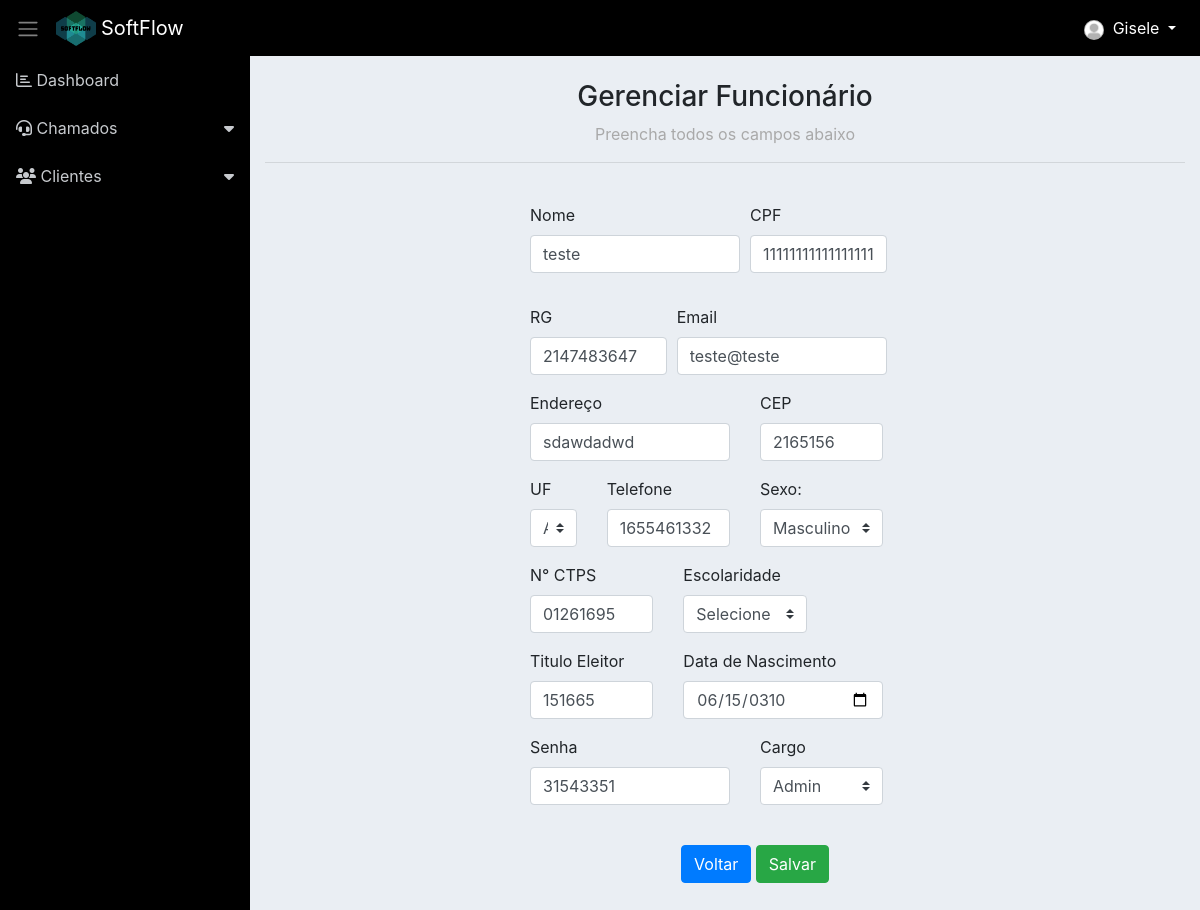
The page /form_funcionario.php?id=24 (signed in) on the database its author committed.
### tables this page shows
CREATE TABLE `funcionario` (
  `id` int(11) NOT NULL,
  `nome` varchar(114) NOT NULL,
  `cpf` varchar(115) NOT NULL,
  `rg` int(30) NOT NULL,
  `nascimento` varchar(30) NOT NULL,
  `email` varchar(115) NOT NULL,
  `endereco` varchar(150) NOT NULL,
  `cep` int(50) NOT NULL,
  `estado` varchar(50) NOT NULL,
  `telefone` int(10) NOT NULL,
  `tituloEleitor` varchar(115) NOT NULL,
  `escolaridade` varchar(115) NOT NULL,
  `ctps` varchar(115) NOT NULL,
  `sexo` varchar(30) NOT NULL,
  `senha` varchar(115) NOT NULL,
  `id_cargo` int(11) NOT NULL,
  `created` varchar(255) DEFAULT NULL
);

### classes/Model.php (called while the page is built, shortened)
<?php
require_once 'Conn.php';
class Model
{
	protected $tabela;
	protected $class;
	protected $db;
    public function __construct()
    {
        $conn = new Conn();
        $this->db = $conn->getConn();
    }
    public function listar()
    {
    	$sql = "SELECT * FROM {$this->tabela}";
    	$stmt = $this->db->prepare($sql);
    	$stmt->setFetchMode(PDO::FETCH_CLASS, $this->class);
    	$stmt->execute();
    	return $stmt->fetchAll();
    }
    public function get($id)
    {
    	$sql = "SELECT * FROM {$this->tabela} WHERE id = {$id}";
    	$stmt = $this->db->prepare($sql);
    	$stmt->setFetchMode(PDO::FETCH_CLASS, $this->class);
    	$stmt->execute();
    	return $stmt->fetch();
    }
}

### classes/Conn.php (called while the page is built)
<?php
class Conn {
    public static $Host = "localhost";
    public static $User = "root";
    public static $Pass = "";
    public static $Dbname = "sistema_informatica_pi";
    private static $Connect = null;
    private static function Conectar() {
        try {
            if(self::$Connect == null):
                self::$Connect = new PDO('mysql:host=' . self::$Host .';dbname='.self::$Dbname, self::$User, self::$Pass);
            endif;
        } catch (Exception $ex) {
            echo 'Mensagem: ' . $ex->getMessage();
            die;
        }
        return self::$Connect;
    }
    public function getConn() {
        return self::Conectar();
    }
}

### classes/FuncionarioDAO.php (called while the page is built, shortened)
<?php
require_once 'Model.php';
class FuncionarioDAO extends Model
{
    public function __construct() {
    	$this->tabela = 'funcionario';
    	$this->class = 'Funcionario';
    }
}

### classes/Funcionario.php (called while the page is built, shortened)
<?php
class Funcionario
{
	private $id;
	private $nome;
	private $cpf;
    private $rg;
    private $nascimento;
    private $email;
    private $endereco;
    private $cep;
	private $telefone;
	private $tituloEleitor;
    private $ctps;
    private $sexo;
	private $senha;
    public function getId()
    {
        return $this->id;
    }
    public function getNome()
    {
        return $this->nome;
    }
    public function getCpf()
    {
        return $this->cpf;
    }
    public function getEmail()
    {
        return $this->email;
    }
    public function getCep()
    {
        return $this->cep;
    }
    public function getTelefone()
    {
        return $this->telefone;
    }
    public function getTituloEleitor()
    {
        return $this->tituloEleitor;
    }
    public function getCtps()
    {
        return $this->ctps;
    }
    public function getSexo()
    {
        return $this->sexo;
    }
    public function getSenha()
    {
        return $this->senha;
    }
    public function getRg()
    {
        return $this->rg;
    }
    public function getEndereco()
    {
        return $this->endereco;
    }
    public function getNascimento()
    {
        return $this->nascimento;
    }
}

### classes/EstadosDAO.php (called while the page is built, shortened)
<?php
require_once 'Model.php';
class EstadosDAO extends Model
{
    public function __construct() {
    	$this->tabela = 'estados';
    	$this->class = 'Estados';
    }
}

### classes/Estados.php (called while the page is built, shortened)
<?php
class Estados
{
	private $uf;
	private $nome;
    public function getUf()
    {
        return $this->uf;
    }
    public function getNome()
    {
        return $this->nome;
    }
}

### classes/CargosDAO.php (called while the page is built, shortened)
<?php
require_once 'Model.php';
class CargosDAO extends Model
{
    public function __construct() {
    	$this->tabela = 'cargos';
    	$this->class = 'Cargos';
    }
}

### classes/Cargos.php (called while the page is built, shortened)
<?php
class Cargos
{
	private $id;
	private $nome;
    public function getId()
    {
        return $this->id;
    }
    public function getNome()
    {
        return $this->nome;
    }
}

### form_funcionario.php (the view, shortened to what this page needs)
<?php include './layout/header.php'; ?>
<?php include './layout/menu.php'; ?>
<?php
	require 'classes/Funcionario.php';
	require 'classes/FuncionarioDAO.php';
    require 'classes/Estados.php';
    require 'classes/EstadosDAO.php';
    require 'classes/Cargos.php';
    require 'classes/CargosDAO.php';
	$funcionario = new Funcionario();
    $estadosDAO = new EstadosDAO();
    $estados = $estadosDAO->listar();
    $cargosDAO = new CargosDAO();
    $cargos = $cargosDAO->listar();
	if(isset($_GET['id']) && $_GET['id'] != ''){
		$id = $_GET['id'];
		$funcionarioDAO = new FuncionarioDAO();
		$funcionario = $funcionarioDAO->get($id);
	}
?>
<div class="container">
<br>
    <div class="h3topo" style="text-align: center;">
        <h3>Gerenciar Funcionário</h3>
        <spam>Preencha todos os campos abaixo</spam>
    </div>
    <hr>
    <br>
    <div class=" col funcionario">
        <form action="controle_funcionario.php?acao=<?= ($funcionario->getId() != '' ? 'editar' : 'cadastrar') ?>" method="post">
            <div class="form-row">
                <div class="form-group col-md-6">
                <div class="form-group">
                    <label for="nome">Nome</label>
                    <input type="text" name="nome" class="form-control" id="nome" value="<?=($funcionario->getNome() != '' ? $funcionario->getNome(): '')?>">
                </div>
                </div>
                <div class="form-group col-md-4">
                    <label for="abertura">CPF</label>
                    <input type="text" class="form-control" id="cpf" name="cpf" value="<?=($funcionario->getCpf() != '' ? $funcionario->getCpf(): '')?>">
                </div>
            </div>
            <div class="form-row">
                <div class="form-group col-md-4">
                    <label for="status">RG</label>
                    <input type="text" class="form-control" name="rg" id="rg" value="<?=($funcionario->getRg() != '' ? $funcionario->getRg(): '')?>">
                </div>
                <div class="form-group col-md-6">
                    <label for="email">Email</label>
                    <input type="email" class="form-control" id="email" name="email" value="<?=($funcionario->getEmail() != '' ? $funcionario->getEmail(): '')?>">
                </div>
            </div>
            <div class="row">
                <div class="form-group col-md-6">
                    <label for="endereco">Endereço</label>
                    <input type="text" class="form-control" id="endereco" name="endereco"value="<?=($funcionario->getEndereco() != '' ? $funcionario->getEndereco(): '')?>">
                </div>
                <div class="form-group col-md-4">
                    <label for="cep">CEP</label>
                    <input type="text" name="cep" class="form-control" id="cep"value="<?=($funcionario->getCep() != '' ? $funcionario->getCep(): '')?>">
                </div>
            </div>
            <div class="row">
                <div class="form-group col-md-2">
                    <label for="estado">UF</label>
                    <select class="custom-select" name="estado"id="estado">
                        <?php foreach($estados as $estado){ ?>
                                <option value="<?= $estado->getNome() ?>"><?= $estado->getUf() ?></option>
                        <?php } ?>
                    </select>
                </div>
                <div class="form-group col-md-4">
                    <label for="telefone">Telefone</label>
                    <input type="text" class="form-control" id="telefone" name="telefone" value="<?=($funcionario->getTelefone() != '' ? $funcionario->getTelefone(): '')?>">
                </div>
                <div class="form-group col-md-4">
					<label for="sexo">Sexo:</label>
					<select class="custom-select" name="sexo"id="sexo">
						<option value="Masculino" <?= ($funcionario->getSexo() == 'Masculino' ? 'selected="selected"' : '') ?>>Masculino</option>
                    </select>
                </div>
            </div>
            <div class="row">
                <div class="form-group col-md-4">
                    <label for="ctps">N° CTPS</label>
					<input type="text" class="form-control" name="ctps" id="ctps" value="<?=($funcionario->getCtps() != '' ? $funcionario->getCtps(): '')?>">
                </div>
                <div class="form-group col-md-4">
                    <label for="escolaridade">Escolaridade</label>
                    <select class="custom-select" name="escolaridade"id="escolaridade">
                        <option value="">Selecione</option>
                    </select>
                </div>
            </div>
            <div class="row">
                <div class="form-group col-md-4">
                    <label for="tituloEleitor">Titulo Eleitor</label>
					<input type="text" class="form-control" name="tituloEleitor" id="tituloEleitor" value="<?=($funcionario->getTituloEleitor() != '' ? $funcionario->getTituloEleitor(): '')?>">
                </div>
                    <div class="form-group col-md-6">
                    <label for="nascimento">Data de Nascimento</label>
                    <input class="form-control" type="date" name="nascimento" id="nascimento"value="<?=($funcionario->getNascimento() != '' ? $funcionario->getNascimento(): '')?>">
                </div>
                <div class="form-group col-md-6">
                    <label for="senha">Senha</label>
					<input type="text" class="form-control" name="senha" id="senha" value="<?=($funcionario->getSenha() != '' ? $funcionario->getSenha(): '')?>">
                </div>
                <div class="form-group col-md-4">
                    <label for="id_cargos">Cargo</label>
                    <select class="custom-select" name="id_cargos"id="id_cargos">
                        <?php foreach($cargos as $cargo){ ?>
                                <option value="<?= $cargo->getID() ?>"><?= $cargo->getNome() ?></option>
                        <?php } ?>
                    </select>
                </div>
            </div>
            <br>
            <div style="text-align: center;  width: 450px;">
                <a href="funcionario.php" class="btn btn-primary">Voltar</a>
                <button type="submit" class="btn btn-success">Salvar</button>
            </div>
        </form>
    </div>
</div>
<?php include './layout/footer.php'; ?>

### assets/css/dashboard.css (style rules this page uses)
body { background-color: #eaeef3; }

### form_funcionario.php (style rules this page uses)
.container { margin-bottom: 50px; }
.funcionario { margin: 0 auto; padding: 0 auto; width: 50%; margin-right: 210px; }
spam { color: #A9A9A9; }

### rows shown on the page
funcionario: nome "teste", cpf "11111111111111111", rg "2147483647", email "teste@teste", endereco "sdawdadwd", cep "2165156", telefone "1655461332", sexo "Masculino", ctps "01261695", tituloEleitor "151665", nascimento "06/15/0310", senha "31543351"

### other values the page prints
$_SESSION['nome'] "Gisele"
form field estado "AC"
form field id_cargos "Admin"
